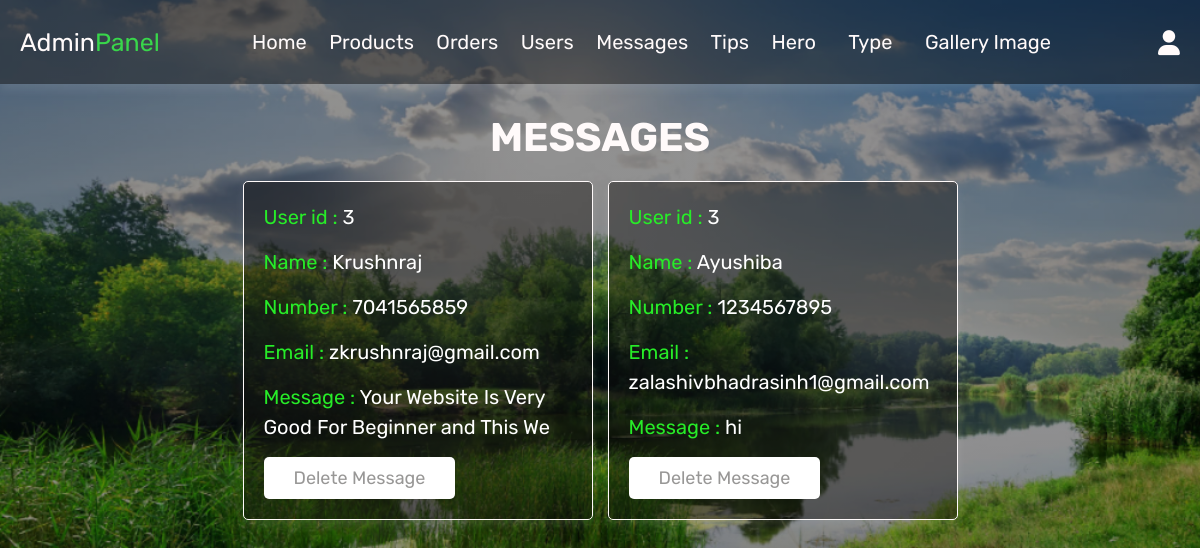
Screenshot of /admin_contacts.php (signed in) with the database file from the repository.
### tables this page shows
CREATE TABLE `message` (
  `id` int(10) NOT NULL,
  `user_id` int(10) NOT NULL,
  `name` varchar(15) NOT NULL,
  `email` varchar(30) NOT NULL,
  `number` varchar(12) NOT NULL,
  `message` varchar(100) NOT NULL
);

### admin_contacts.php (the view, shortened to what this page needs)
<?php
include 'config.php';
?>
<!DOCTYPE html>
<html lang="en">
<head>
   <link rel="stylesheet" href="https://cdnjs.cloudflare.com/ajax/libs/font-awesome/6.0.0/css/all.min.css">
   <link rel="stylesheet" href="css/admin_style.css">
</head>
<body>
<?php include 'admin_header.php'; ?>
<section class="messages">
   <h1 class="title"> Messages </h1>
   <div class="box-container">
   <?php
      $select_message = mysqli_query($conn, "SELECT * FROM `message`") or die('query failed');
      if(mysqli_num_rows($select_message) > 0){
         while($fetch_message = mysqli_fetch_assoc($select_message)){
   ?>
   <div class="box">
      <p> User id : <span><?php echo $fetch_message['user_id']; ?></span> </p>
      <p> Name : <span><?php echo $fetch_message['name']; ?></span> </p>
      <p> Number : <span><?php echo $fetch_message['number']; ?></span> </p>
      <p> Email : <span><?php echo $fetch_message['email']; ?></span> </p>
      <p> Message : <span><?php echo $fetch_message['message']; ?></span> </p>
      <a href="admin_contacts.php?delete=<?php echo $fetch_message['id']; ?>" onclick="return confirm('delete this message?');" class="delete-btn">Delete Message</a>
   </div>
   <?php
      };
   }else{
      echo '<p class="empty">You Have No Messages!</p>';
   }
   ?>
   </div>
</section>
</body>
</html>

### css/admin_style.css (style rules this page uses)
:root { --purple:#010101; --red:#e5f017; --orange:#fbfcf3; --black:#fffafa; --white:#14120f70; --light-color:#f0e0e0; --light-white:#cccccc; --light-bg:#fffafa; --border:.1rem solid var(--black); --box-shadow:0 .5rem 1rem rgba(255, 255, 255, 0.1); }
* { font-family: 'Rubik', sans-serif; margin:0; padding:0; box-sizing: border-box; outline: none; border:none; text-decoration: none; transition:all .2s linear; }
html { font-size: 62.5%; overflow-x: hidden; }
body { background-image:linear-gradient(to right,rgba(0, 0, 0, 0.43),rgba(0, 0, 0, 0.437)), url(../images/19.png); background-attachment: fixed; background-size: cover; }
section { padding:3rem 2rem; }
.title { text-align: center; margin-bottom: 2rem; text-transform: uppercase; color:var(--black); font-size: 4rem; }
.btn, .option-btn, .delete-btn, .white-btn { display: inline-block; margin-top: 1rem; padding:1rem 3rem; cursor: pointer; color:var(--white); font-size: 1.8rem; border-radius: .5rem; text-transform: capitalize; }
.delete-btn { background-color: white; }
.messages .box-container { display: grid; grid-template-columns: repeat(auto-fit, 35rem); justify-content: center; gap:1.5rem; max-width: 1200px; margin:0 auto; align-items: flex-start; }
.messages .box-container .box { background-color: var(--white); padding:2rem; border:var(--border); box-shadow: var(--box-shadow); border-radius: .5rem; }
.messages .box-container .box p { padding-bottom: 1.5rem; font-size: 2rem; color:#27ec28;; line-height: 1.5; }
.messages .box-container .box p span { color:white; }
.messages .box-container .box .delete-btn { margin-top: 0; }

### rows the page displays
message: user "3", name "Krushnraj", number "7041565859", email "zkrushnraj@gmail.com", message "Your Website Is Very Good For Beginner and This We"
message: user "3", name "Ayushiba", number "1234567895", email "zalashivbhadrasinh1@gmail.com", message "hi"
